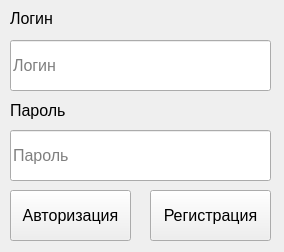
<?xml version="1.0" encoding="UTF-8"?>
<ui version="4.0">
 <class>A</class>
 <widget class="QMainWindow" name="A">
  <property name="geometry">
   <rect>
    <x>0</x>
    <y>0</y>
    <width>284</width>
    <height>252</height>
   </rect>
  </property>
  <property name="windowTitle">
   <string>Авторизация</string>
  </property>
  <widget class="QWidget" name="AuthWindow">
   <widget class="QLabel" name="label">
    <property name="geometry">
     <rect>
      <x>10</x>
      <y>10</y>
      <width>51</width>
      <height>16</height>
     </rect>
    </property>
    <property name="font">
     <font>
      <pointsize>12</pointsize>
     </font>
    </property>
    <property name="text">
     <string>Логин</string>
    </property>
   </widget>
   <widget class="QLabel" name="label_2">
    <property name="geometry">
     <rect>
      <x>10</x>
      <y>100</y>
      <width>61</width>
      <height>21</height>
     </rect>
    </property>
    <property name="font">
     <font>
      <pointsize>12</pointsize>
     </font>
    </property>
    <property name="text">
     <string>Пароль</string>
    </property>
   </widget>
   <widget class="QPushButton" name="Login_button">
    <property name="geometry">
     <rect>
      <x>10</x>
      <y>190</y>
      <width>121</width>
      <height>51</height>
     </rect>
    </property>
    <property name="font">
     <font>
      <pointsize>12</pointsize>
     </font>
    </property>
    <property name="text">
     <string>Авторизация</string>
    </property>
   </widget>
   <widget class="QPushButton" name="Registration_button">
    <property name="geometry">
     <rect>
      <x>150</x>
      <y>190</y>
      <width>121</width>
      <height>51</height>
     </rect>
    </property>
    <property name="font">
     <font>
      <pointsize>12</pointsize>
     </font>
    </property>
    <property name="text">
     <string>Регистрация</string>
    </property>
   </widget>
   <widget class="QLineEdit" name="lineEdit">
    <property name="geometry">
     <rect>
      <x>10</x>
      <y>40</y>
      <width>261</width>
      <height>51</height>
     </rect>
    </property>
    <property name="font">
     <font>
      <pointsize>12</pointsize>
     </font>
    </property>
    <property name="placeholderText">
     <string>Логин</string>
    </property>
   </widget>
   <widget class="QLineEdit" name="lineEdit_2">
    <property name="geometry">
     <rect>
      <x>10</x>
      <y>130</y>
      <width>261</width>
      <height>51</height>
     </rect>
    </property>
    <property name="font">
     <font>
      <pointsize>12</pointsize>
     </font>
    </property>
    <property name="placeholderText">
     <string>Пароль</string>
    </property>
   </widget>
   <widget class="QLabel" name="label_3">
    <property name="geometry">
     <rect>
      <x>90</x>
      <y>15</y>
      <width>161</width>
      <height>21</height>
     </rect>
    </property>
    <property name="font">
     <font>
      <pointsize>12</pointsize>
     </font>
    </property>
    <property name="text">
     <string/>
    </property>
   </widget>
  </widget>
 </widget>
 <resources/>
 <connections/>
</ui>
